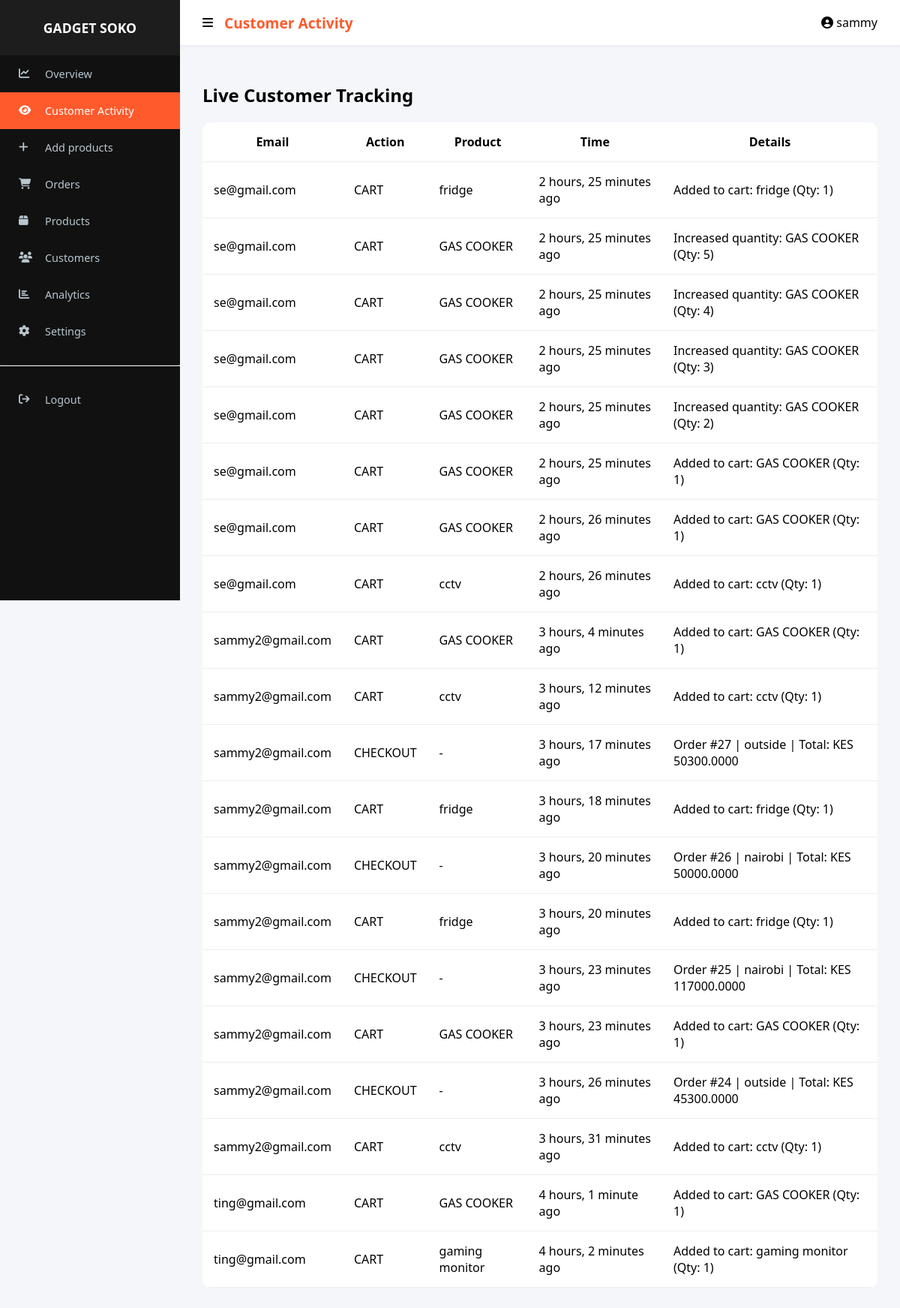
/activity/ (signed in), run on an earlier commit of the app's database.
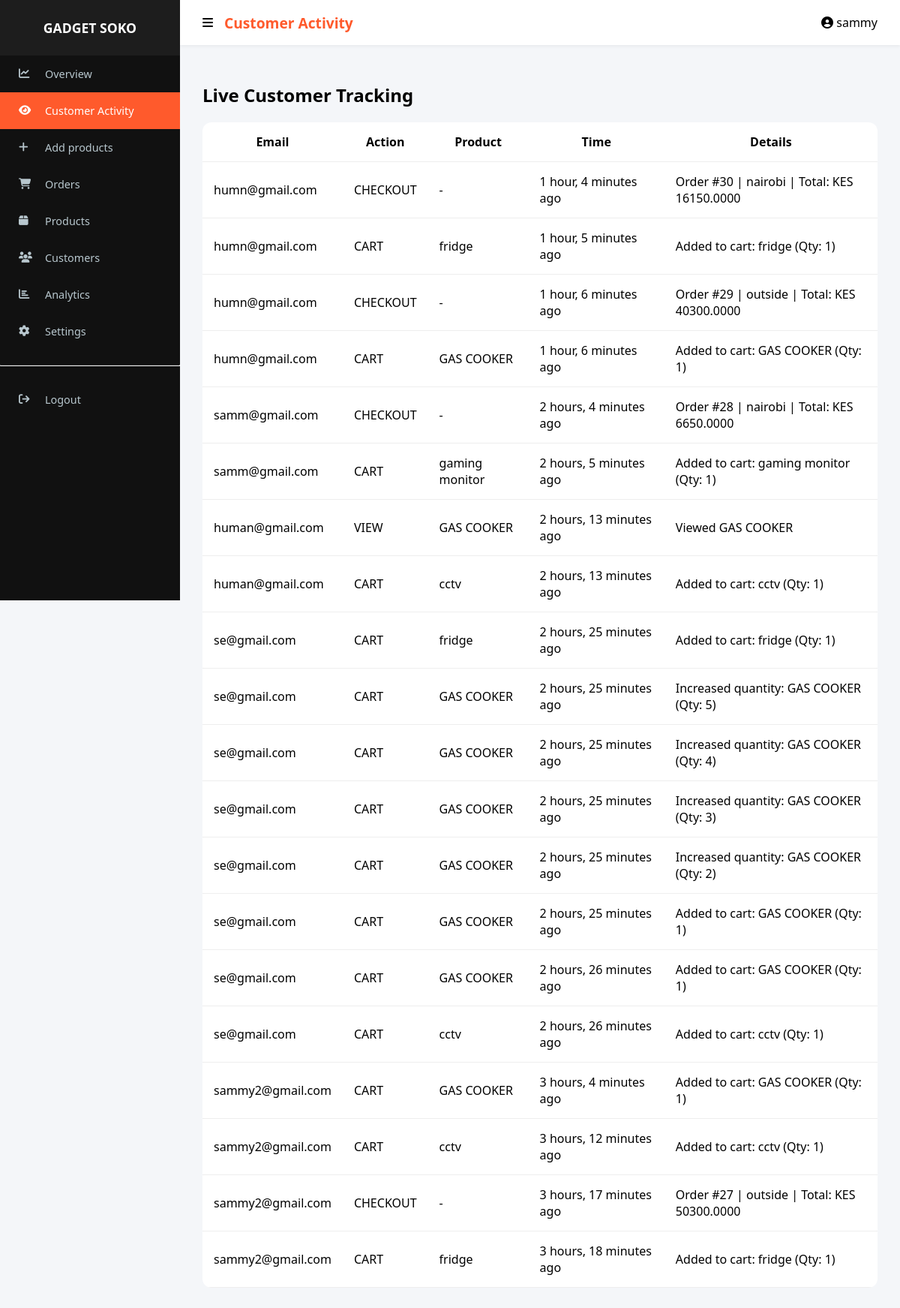
And on a later commit of the database.
### app/models.py (models this page shows, shortened)
class UserActivity(models.Model):
    ACTION_CHOICES = [
        ('LOGIN', 'Login'),
        ('VIEW', 'Viewed Product'),
        ('CART', 'Added to Cart'),
        ('CHECKOUT', 'Checkout Attempt'),
        ('PAYMENT', 'Payment Attempt'),
    ]
    user = models.ForeignKey(User, on_delete=models.CASCADE)
    action = models.CharField(max_length=20, choices=ACTION_CHOICES)
    product = models.ForeignKey(Product, on_delete=models.SET_NULL, null=True, blank=True)
    timestamp = models.DateTimeField(auto_now_add=True)
    extra_info = models.TextField(blank=True)

class Product(models.Model):
    name = models.CharField(max_length=255)
    price = models.DecimalField(max_digits=10, decimal_places=2)
    discount = models.DecimalField(max_digits=4,decimal_places=2,default=0)
    stock = models.IntegerField()
    category = models.ForeignKey(Category, on_delete=models.CASCADE, related_name="products")
    image = models.ImageField(upload_to='products/', null=True, blank=True)
    specifications = models.TextField(blank=True)
    views = models.IntegerField(default=0)
    brand = models.ForeignKey(Brand, on_delete=models.CASCADE)
    created_at = models.DateTimeField(auto_now_add=True)
    updated_at = models.DateTimeField(auto_now=True)
    discount_expiry = models.DateTimeField(null=True, blank=True)

### app/views.py (the view)
# urls.py: path('activity/', views.activity_view, name='activity'),
@staff_member_required
def activity_view(request):
    activity_logs = UserActivity.objects.select_related('user', 'product').order_by('-timestamp')[:20]
    for log in activity_logs:
        latest_order = Order.objects.filter(user=log.user).order_by('-created_at').first()
        log.last_order_status = latest_order.status if latest_order else "Browsing Only"
    context = {
        "customer_activity": activity_logs,
    }
    return render(request, "activity.html", context)

### app/context_processors.py (called while the page is built)
def cart_count(request):
    count = 0
    if request.user.is_authenticated:
        result = CartItem.objects.filter(user=request.user).aggregate(
            total=Sum('quantity')
        )
        count = result['total'] or 0
    return {'cart_count': count}

### app/templates/activity.html (shortened to what this page needs)
{% extends "baseadmin.html" %}
{% block header %}Customer Activity{% endblock %}
{% block content %}
<h2>Live Customer Tracking</h2>
<div class="table-container">
    <table>
        <thead>
            <tr>
                <th>Email</th><th>Action</th><th>Product</th><th>Time</th><th>Details</th>
            </tr>
        </thead>
        <tbody>
            {% for log in customer_activity %}
            <tr>
                <td>{{ log.user.email }}</td>
                <td>{{ log.action }}</td>
                <td>{{ log.product.name|default:"-" }}</td>
                <td>{{ log.timestamp|timesince }} ago</td>
                <td>{{ log.extra_info }}</td>
            </tr>
            {% empty %}
            <tr><td colspan="5" style="text-align:center;">No activity found</td></tr>
            {% endfor %}
        </tbody>
    </table>
</div>
{% endblock %}

What changed in the data, as far as the page shows it:
no longer on this page (row unchanged): UserActivity: user.email "sammy2@gmail.com", action "CHECKOUT", product.name "-", timestamp "3 hours, 20 minutes", extra_info "Order #26 | nairobi | Total: KES 50000.0000"
no longer on this page (row unchanged): UserActivity: user.email "sammy2@gmail.com", action "CART", product.name "fridge", timestamp "3 hours, 20 minutes", extra_info "Added to cart: fridge (Qty: 1)"
no longer on this page (row unchanged): UserActivity: user.email "sammy2@gmail.com", action "CHECKOUT", product.name "-", timestamp "3 hours, 23 minutes", extra_info "Order #25 | nairobi | Total: KES 117000.0000"
no longer on this page (row unchanged): UserActivity: user.email "sammy2@gmail.com", action "CART", product.name "GAS COOKER", timestamp "3 hours, 23 minutes", extra_info "Added to cart: GAS COOKER (Qty: 1)"
no longer on this page (row unchanged): UserActivity: user.email "sammy2@gmail.com", action "CHECKOUT", product.name "-", timestamp "3 hours, 26 minutes", extra_info "Order #24 | outside | Total: KES 45300.0000"
no longer on this page (row unchanged): UserActivity: user.email "sammy2@gmail.com", action "CART", product.name "cctv", timestamp "3 hours, 31 minutes", extra_info "Added to cart: cctv (Qty: 1)"
no longer on this page (row unchanged): UserActivity: user.email "ting@gmail.com", action "CART", product.name "GAS COOKER", timestamp "4 hours, 1 minute", extra_info "Added to cart: GAS COOKER (Qty: 1)"
no longer on this page (row unchanged): UserActivity: user.email "ting@gmail.com", action "CART", product.name "gaming monitor", timestamp "4 hours, 2 minutes", extra_info "Added to cart: gaming monitor (Qty: 1)"
added UserActivity: user.email "humn@gmail.com", action "CHECKOUT", product.name "-", timestamp "1 hour, 4 minutes", extra_info "Order #30 | nairobi | Total: KES 16150.0000"
added UserActivity: user.email "humn@gmail.com", action "CART", product.name "fridge", timestamp "1 hour, 5 minutes", extra_info "Added to cart: fridge (Qty: 1)"
added UserActivity: user.email "humn@gmail.com", action "CHECKOUT", product.name "-", timestamp "1 hour, 6 minutes", extra_info "Order #29 | outside | Total: KES 40300.0000"
added UserActivity: user.email "humn@gmail.com", action "CART", product.name "GAS COOKER", timestamp "1 hour, 6 minutes", extra_info "Added to cart: GAS COOKER (Qty: 1)"
added UserActivity: user.email "samm@gmail.com", action "CHECKOUT", product.name "-", timestamp "2 hours, 4 minutes", extra_info "Order #28 | nairobi | Total: KES 6650.0000"
added UserActivity: user.email "samm@gmail.com", action "CART", product.name "gaming monitor", timestamp "2 hours, 5 minutes", extra_info "Added to cart: gaming monitor (Qty: 1)"
added UserActivity: user.email "human@gmail.com", action "VIEW", product.name "GAS COOKER", timestamp "2 hours, 13 minutes", extra_info "Viewed GAS COOKER"
added UserActivity: user.email "human@gmail.com", action "CART", product.name "cctv", timestamp "2 hours, 13 minutes", extra_info "Added to cart: cctv (Qty: 1)"
